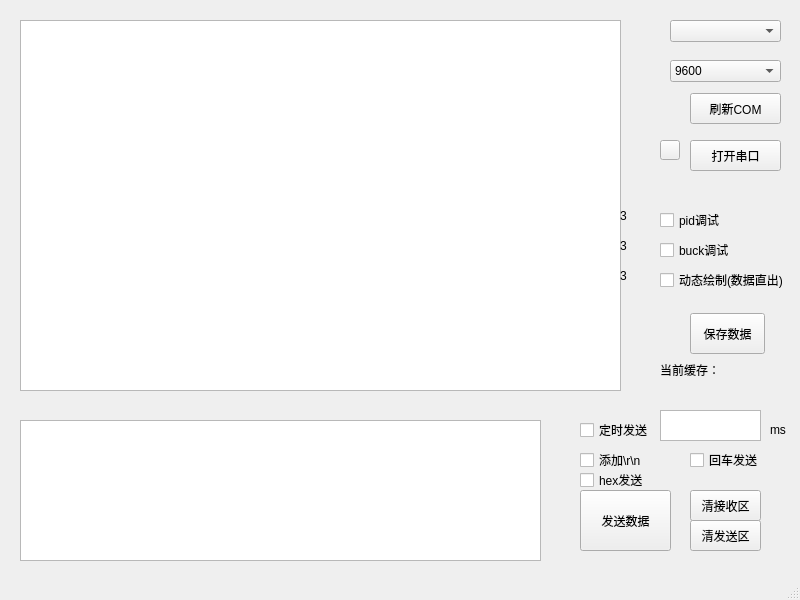
<?xml version="1.0" encoding="UTF-8"?>
<ui version="4.0">
 <class>MainWindow</class>
 <widget class="QMainWindow" name="MainWindow">
  <property name="geometry">
   <rect>
    <x>0</x>
    <y>0</y>
    <width>800</width>
    <height>600</height>
   </rect>
  </property>
  <property name="windowTitle">
   <string>MainWindow</string>
  </property>
  <widget class="QWidget" name="centralwidget">
   <widget class="QPushButton" name="onoff_COM">
    <property name="geometry">
     <rect>
      <x>690</x>
      <y>140</y>
      <width>91</width>
      <height>31</height>
     </rect>
    </property>
    <property name="text">
     <string>打开串口</string>
    </property>
   </widget>
   <widget class="QPushButton" name="refresh_COM">
    <property name="geometry">
     <rect>
      <x>690</x>
      <y>93</y>
      <width>91</width>
      <height>31</height>
     </rect>
    </property>
    <property name="text">
     <string>刷新COM</string>
    </property>
   </widget>
   <widget class="QPushButton" name="check_onoff">
    <property name="geometry">
     <rect>
      <x>660</x>
      <y>140</y>
      <width>20</width>
      <height>20</height>
     </rect>
    </property>
    <property name="sizePolicy">
     <sizepolicy hsizetype="Fixed" vsizetype="Fixed">
      <horstretch>0</horstretch>
      <verstretch>0</verstretch>
     </sizepolicy>
    </property>
    <property name="text">
     <string/>
    </property>
   </widget>
   <widget class="QTextEdit" name="textEdit">
    <property name="geometry">
     <rect>
      <x>20</x>
      <y>420</y>
      <width>521</width>
      <height>141</height>
     </rect>
    </property>
    <property name="minimumSize">
     <size>
      <width>250</width>
      <height>60</height>
     </size>
    </property>
    <property name="maximumSize">
     <size>
      <width>2400</width>
      <height>900</height>
     </size>
    </property>
   </widget>
   <widget class="QComboBox" name="available_COM">
    <property name="geometry">
     <rect>
      <x>670</x>
      <y>20</y>
      <width>111</width>
      <height>22</height>
     </rect>
    </property>
    <property name="sizePolicy">
     <sizepolicy hsizetype="Fixed" vsizetype="Fixed">
      <horstretch>0</horstretch>
      <verstretch>0</verstretch>
     </sizepolicy>
    </property>
   </widget>
   <widget class="QComboBox" name="set_BUAD">
    <property name="geometry">
     <rect>
      <x>670</x>
      <y>60</y>
      <width>111</width>
      <height>22</height>
     </rect>
    </property>
    <property name="sizePolicy">
     <sizepolicy hsizetype="Fixed" vsizetype="Fixed">
      <horstretch>0</horstretch>
      <verstretch>0</verstretch>
     </sizepolicy>
    </property>
    <item>
     <property name="text">
      <string>9600</string>
     </property>
    </item>
    <item>
     <property name="text">
      <string>115200</string>
     </property>
    </item>
    <item>
     <property name="text">
      <string>230400</string>
     </property>
    </item>
    <item>
     <property name="text">
      <string>460800</string>
     </property>
    </item>
    <item>
     <property name="text">
      <string>921600</string>
     </property>
    </item>
    <item>
     <property name="text">
      <string>1382400</string>
     </property>
    </item>
    <item>
     <property name="text">
      <string>4000000</string>
     </property>
    </item>
   </widget>
   <widget class="QCheckBox" name="draw_pid">
    <property name="geometry">
     <rect>
      <x>660</x>
      <y>210</y>
      <width>111</width>
      <height>20</height>
     </rect>
    </property>
    <property name="sizePolicy">
     <sizepolicy hsizetype="Fixed" vsizetype="Fixed">
      <horstretch>0</horstretch>
      <verstretch>0</verstretch>
     </sizepolicy>
    </property>
    <property name="text">
     <string>pid调试</string>
    </property>
   </widget>
   <widget class="QCheckBox" name="draw_buck">
    <property name="geometry">
     <rect>
      <x>660</x>
      <y>240</y>
      <width>111</width>
      <height>20</height>
     </rect>
    </property>
    <property name="sizePolicy">
     <sizepolicy hsizetype="Fixed" vsizetype="Fixed">
      <horstretch>0</horstretch>
      <verstretch>0</verstretch>
     </sizepolicy>
    </property>
    <property name="text">
     <string>buck调试</string>
    </property>
   </widget>
   <widget class="QCheckBox" name="enter_send">
    <property name="geometry">
     <rect>
      <x>690</x>
      <y>450</y>
      <width>79</width>
      <height>20</height>
     </rect>
    </property>
    <property name="text">
     <string>回车发送</string>
    </property>
   </widget>
   <widget class="QTextBrowser" name="textBrowser">
    <property name="geometry">
     <rect>
      <x>20</x>
      <y>20</y>
      <width>601</width>
      <height>371</height>
     </rect>
    </property>
    <property name="minimumSize">
     <size>
      <width>300</width>
      <height>180</height>
     </size>
    </property>
    <property name="maximumSize">
     <size>
      <width>2800</width>
      <height>2100</height>
     </size>
    </property>
   </widget>
   <widget class="QCheckBox" name="timed_send">
    <property name="geometry">
     <rect>
      <x>580</x>
      <y>420</y>
      <width>79</width>
      <height>20</height>
     </rect>
    </property>
    <property name="text">
     <string>定时发送</string>
    </property>
   </widget>
   <widget class="QCheckBox" name="add_crlf">
    <property name="geometry">
     <rect>
      <x>580</x>
      <y>450</y>
      <width>79</width>
      <height>20</height>
     </rect>
    </property>
    <property name="text">
     <string>添加\r\n</string>
    </property>
   </widget>
   <widget class="QCheckBox" name="draw_dynamic">
    <property name="geometry">
     <rect>
      <x>660</x>
      <y>270</y>
      <width>131</width>
      <height>20</height>
     </rect>
    </property>
    <property name="sizePolicy">
     <sizepolicy hsizetype="Fixed" vsizetype="Fixed">
      <horstretch>0</horstretch>
      <verstretch>0</verstretch>
     </sizepolicy>
    </property>
    <property name="text">
     <string>动态绘制(数据直出)</string>
    </property>
   </widget>
   <widget class="QTextEdit" name="time_edit">
    <property name="geometry">
     <rect>
      <x>660</x>
      <y>410</y>
      <width>101</width>
      <height>31</height>
     </rect>
    </property>
   </widget>
   <widget class="QLabel" name="label">
    <property name="geometry">
     <rect>
      <x>770</x>
      <y>420</y>
      <width>21</width>
      <height>20</height>
     </rect>
    </property>
    <property name="text">
     <string>ms</string>
    </property>
   </widget>
   <widget class="QPushButton" name="send_data">
    <property name="geometry">
     <rect>
      <x>580</x>
      <y>490</y>
      <width>91</width>
      <height>61</height>
     </rect>
    </property>
    <property name="text">
     <string>发送数据</string>
    </property>
   </widget>
   <widget class="QPushButton" name="empty_rx">
    <property name="geometry">
     <rect>
      <x>690</x>
      <y>490</y>
      <width>71</width>
      <height>31</height>
     </rect>
    </property>
    <property name="text">
     <string>清接收区</string>
    </property>
   </widget>
   <widget class="QPushButton" name="empty_tx">
    <property name="geometry">
     <rect>
      <x>690</x>
      <y>520</y>
      <width>71</width>
      <height>31</height>
     </rect>
    </property>
    <property name="text">
     <string>清发送区</string>
    </property>
   </widget>
   <widget class="QLabel" name="buffer_size">
    <property name="geometry">
     <rect>
      <x>660</x>
      <y>360</y>
      <width>131</width>
      <height>20</height>
     </rect>
    </property>
    <property name="text">
     <string>当前缓存：</string>
    </property>
   </widget>
   <widget class="QPushButton" name="save_data">
    <property name="geometry">
     <rect>
      <x>690</x>
      <y>313</y>
      <width>75</width>
      <height>41</height>
     </rect>
    </property>
    <property name="text">
     <string>保存数据</string>
    </property>
   </widget>
   <widget class="QLabel" name="time_image">
    <property name="geometry">
     <rect>
      <x>620</x>
      <y>400</y>
      <width>20</width>
      <height>20</height>
     </rect>
    </property>
    <property name="text">
     <string/>
    </property>
   </widget>
   <widget class="QLabel" name="dynamic_label">
    <property name="geometry">
     <rect>
      <x>620</x>
      <y>260</y>
      <width>31</width>
      <height>31</height>
     </rect>
    </property>
    <property name="text">
     <string>3</string>
    </property>
   </widget>
   <widget class="QLabel" name="buck_label">
    <property name="geometry">
     <rect>
      <x>620</x>
      <y>230</y>
      <width>31</width>
      <height>31</height>
     </rect>
    </property>
    <property name="text">
     <string>3</string>
    </property>
   </widget>
   <widget class="QLabel" name="pid_label">
    <property name="geometry">
     <rect>
      <x>620</x>
      <y>200</y>
      <width>31</width>
      <height>31</height>
     </rect>
    </property>
    <property name="text">
     <string>3</string>
    </property>
   </widget>
   <widget class="QCheckBox" name="hex_send">
    <property name="geometry">
     <rect>
      <x>580</x>
      <y>470</y>
      <width>79</width>
      <height>20</height>
     </rect>
    </property>
    <property name="text">
     <string>hex发送</string>
    </property>
   </widget>
  </widget>
  <widget class="QMenuBar" name="menubar">
   <property name="geometry">
    <rect>
     <x>0</x>
     <y>0</y>
     <width>800</width>
     <height>22</height>
    </rect>
   </property>
  </widget>
  <widget class="QStatusBar" name="statusbar"/>
 </widget>
 <resources/>
 <connections/>
</ui>
